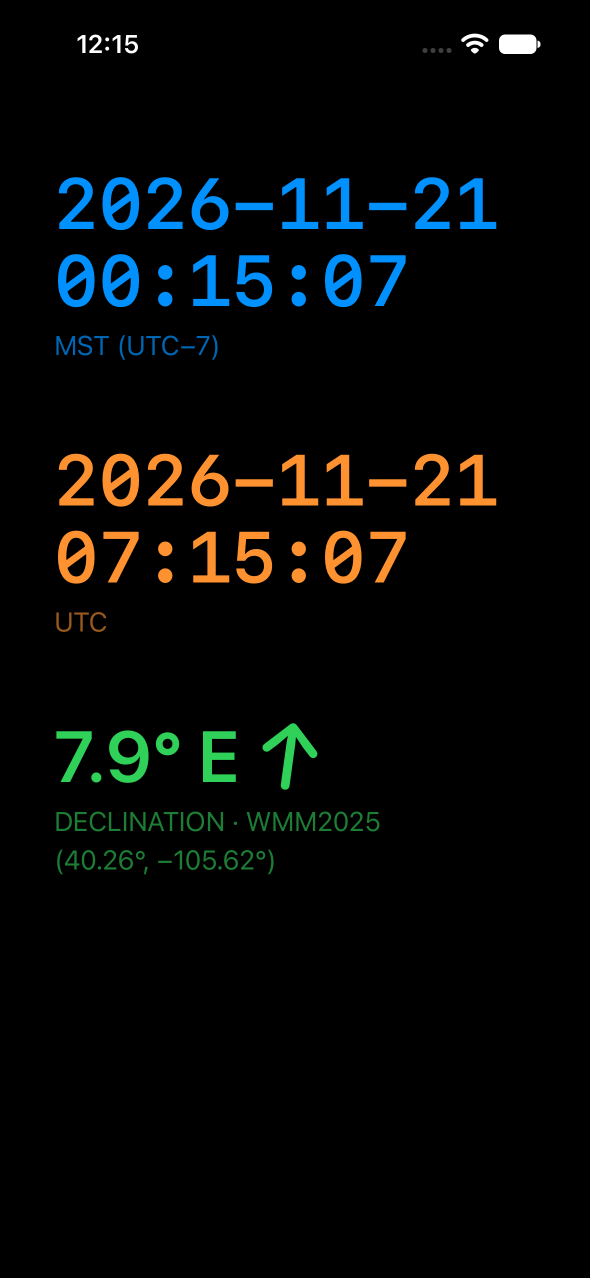
#> input picture screenshots/iphone-16.png, 1179 x 2556 px (shown at 1/2 size)
$ python frame_screenshots.py
#> lines starting #> are read from the running program, lines starting #| are printed output that depends on the picture
# /// script
# requires-python = ">=3.12"
# dependencies = ["pillow>=11"]
# ///
"""Place the website's screenshots inside Apple's device bezels.

Run from anywhere with:

    uv run scripts/frame_screenshots.py

Reads the raw screenshots and bezels from screenshots/ and writes the framed images,
under the same names, to pages/static/screenshots/ for the website. Each screenshot is
centered behind its bezel's transparent screen opening, so the screenshot must have the
same pixel dimensions as that opening (the file names say which device it's from). The
result is scaled down to twice its displayed width on the home page, for sharp rendering
on high-resolution screens.
"""

from pathlib import Path

from PIL import Image, ImageDraw, ImageFilter

ROOT = Path(__file__).resolve().parent.parent
SOURCE = ROOT / 'screenshots'
BEZELS = SOURCE / 'apple-product-bezels'
OUTPUT = ROOT / 'pages' / 'static' / 'screenshots'

# Download from https://developer.apple.com/design/resources/#product-bezels
IPHONE_16 = BEZELS / 'iPhone 16 - Black - Portrait.png'
WATCH_11_46MM = (
    BEZELS / 'Apple Watch S11 - 46mm - Aluminum Jet Black + Sport Band Black.png'
)

# Screenshot -> (bezel, output width in pixels). The widths are 2x the widths the home
# page displays them at (see .screenshots in pages/stylesheets/extra.css).
JOBS = {
    'iphone-16.png': (IPHONE_16, 560),
    'watch-11-46mm-1.png': (WATCH_11_46MM, 350),
    'watch-11-46mm-2.png': (WATCH_11_46MM, 350),
}


def screen_mask(bezel: Image.Image) -> Image.Image:
    """Return a mask of the bezel's screen opening, slightly enlarged.

    The opening has rounded corners but screenshots are square, and the device's outer
    corners are rounded too, so an unmasked screenshot's corners would stick out past the
    bezel. The mask is the fully transparent region connected to the bezel's center,
    grown by a few pixels to cover the opening's anti-aliased edge (the frame is much
    thicker than that, so nothing shows outside the device).
    """
    transparent = bezel.getchannel('A').point(lambda a: 255 if a == 0 else 0)
    ImageDraw.floodfill(transparent, (bezel.width // 2, bezel.height // 2), 128)
    opening = transparent.point(lambda v: 255 if v == 128 else 0)
    return opening.filter(ImageFilter.MaxFilter(9))


def frame(screenshot_path: Path, bezel_path: Path, width: int) -> Image.Image:
#> called with width = 560
    screenshot = Image.open(screenshot_path).convert('RGBA')
#> screenshot is the input picture: PIL image 1179x2556 RGBA; mean R, G, B, A 5.3, 7.4, 6.8, 255
    bezel = Image.open(bezel_path).convert('RGBA')

    canvas = Image.new('RGBA', bezel.size, (0, 0, 0, 0))
#> canvas: PIL image 1179x2556 RGBA; every value is 0
    x = (bezel.width - screenshot.width) // 2
#> x = 0
    y = (bezel.height - screenshot.height) // 2
#> y = 0
    mask = screen_mask(bezel).crop((x, y, x + screenshot.width, y + screenshot.height))
#> in screen_mask, `transparent = bezel.getchannel('A').point(lambda a: 255 if a == 0 else..`: transparent: PIL image 1179x2556 L; every value is 0
#> in screen_mask, `ImageDraw.floodfill(transparent, (bezel.width // 2, bezel.height // 2)..`: transparent: PIL image 1179x2556 L; every value is 128
#> in screen_mask, `opening = transparent.point(lambda v: 255 if v == 128 else 0)`: opening: PIL image 1179x2556 L; every value is 255
    canvas.paste(screenshot, (x, y), mask)
    canvas.alpha_composite(bezel)

    height = round(canvas.height * width / canvas.width)
#> height = 1214
    return canvas.resize((width, height), Image.Resampling.LANCZOS)
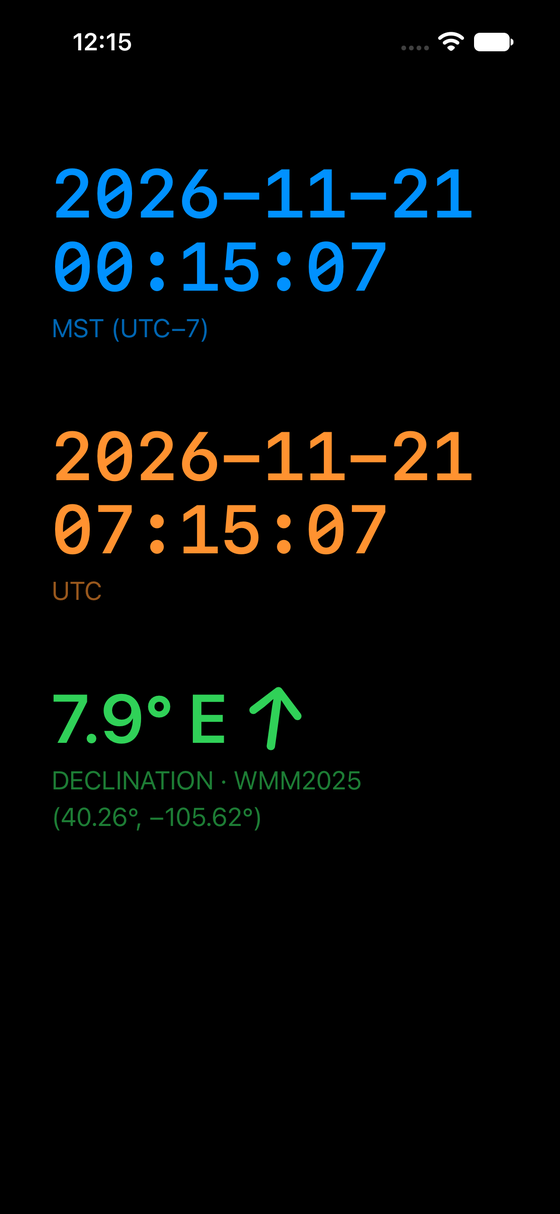
#> returned value: PIL image 560x1214 RGBA; mean R, G, B, A 5.3, 7.5, 6.8, 255


def main() -> None:
    OUTPUT.mkdir(parents=True, exist_ok=True)
    for name, (bezel, width) in JOBS.items():
        out = OUTPUT / name
        frame(SOURCE / name, bezel, width).save(out, optimize=True)
        print(f'Wrote {out.relative_to(ROOT)}')
#> pass 2 of the loop in main, `for name, (bezel, width) in JOBS.items():`:
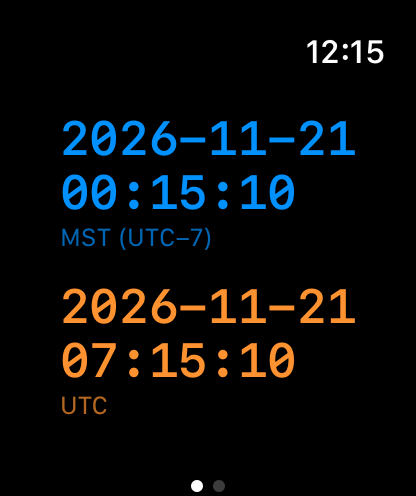
#> input picture screenshots/watch-11-46mm-1.png, 416 x 496 px
#> in frame, screenshot is the input picture: PIL image 416x496 RGBA; mean R, G, B, A 8.3, 9.8, 10.4, 255
#> canvas: PIL image 416x496 RGBA; every value is 0
#> opening: PIL image 416x496 L; every value is 255
#> in frame (call 2), `return canvas.resize((width, height), Image.Resampling.LANCZOS)`:
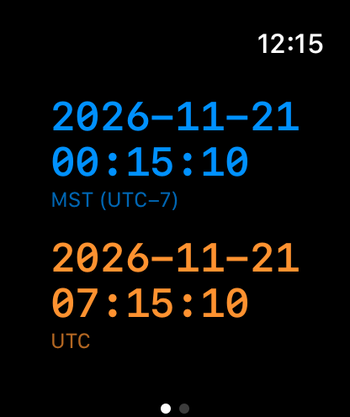
#> returned value: PIL image 350x417 RGBA; mean R, G, B, A 8.4, 9.9, 10.5, 255


if __name__ == '__main__':
    main()
